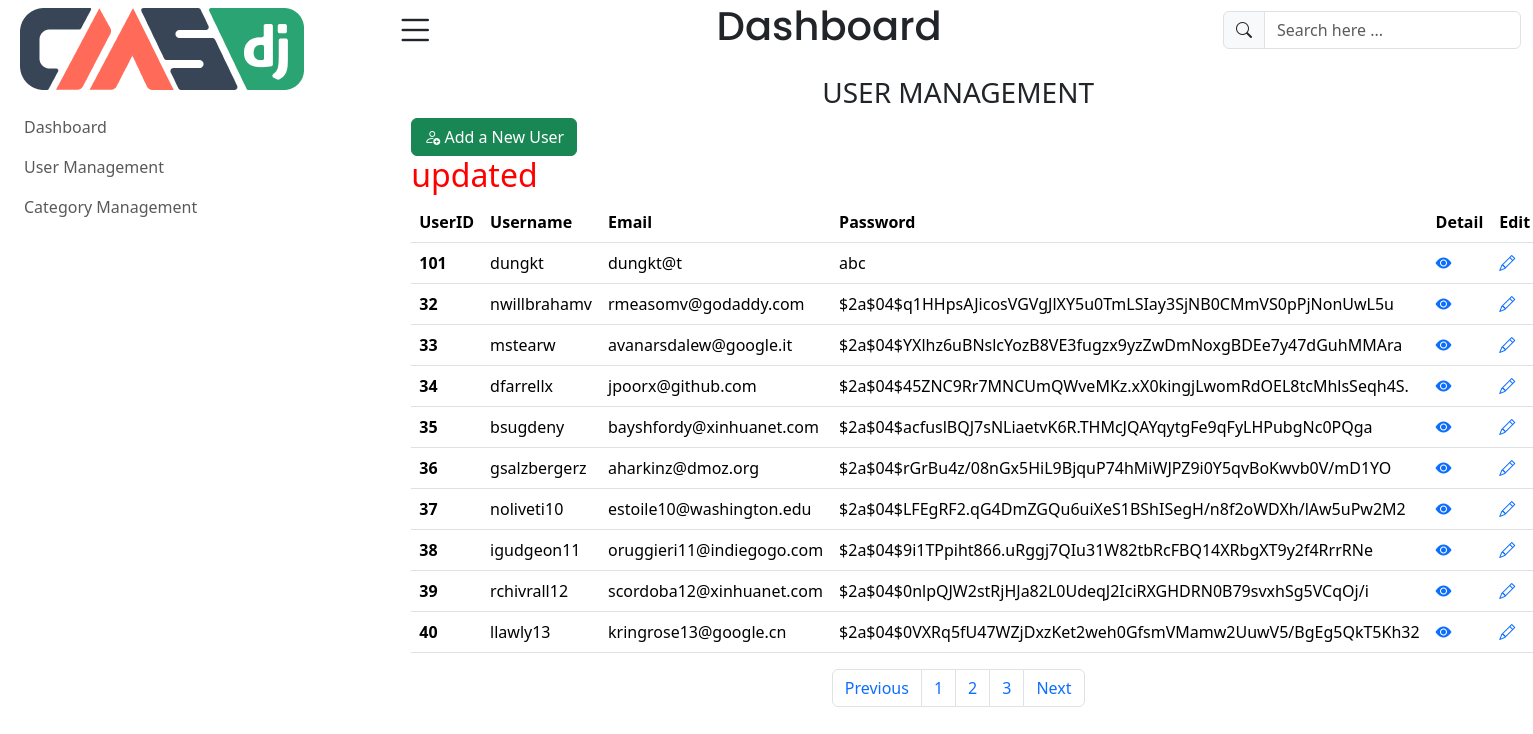
The page /admin/user_management.php?success=updated on the database its author committed.
### tables this page shows
CREATE TABLE IF NOT EXISTS `users` (
  `userid` int(3) unsigned NOT NULL AUTO_INCREMENT,
  `username` varchar(30) NOT NULL,
  `email` varchar(50) NOT NULL,
  `pass` varchar(255) NOT NULL,
  `created_at` datetime DEFAULT current_timestamp(),
  PRIMARY KEY (`userid`),
  UNIQUE KEY `username` (`username`),
  UNIQUE KEY `email` (`email`)
);

### admin/user_management.php (the view, shortened to what this page needs)
<?php
    if(isset($_GET['page'])){
        $page = $_GET['page'];
    }else{
        $page = 1;
    }
    try{
        $conn = new PDO("mysql:host=localhost;dbname=cse", "root","");
        $n = ($page -1) * 10;
        $sql = "SELECT * FROM users ORDER BY created_at DESC LIMIT 10 OFFSET $n";
        $stmt = $conn->prepare($sql);
        $stmt->execute();
        $users = $stmt->fetchAll();
    }catch(PDOException $e){
        echo "Error: ".$e->getMessage();
    }
?>
<!doctype html>
<html lang="en">
<head>
    <link href="https://cdn.jsdelivr.net/npm/bootstrap@5.3.1/dist/css/bootstrap.min.css" rel="stylesheet">
    <link rel="stylesheet" href="https://cdn.jsdelivr.net/npm/bootstrap-icons@1.11.0/font/bootstrap-icons.css">
</head>
<body>
<div class="container-fluid">
    <div class="row">
        <?php
        include "layout/sidebar.php";
        ?>
        <div class="col-md-9 main">
            <?php
            include "layout/header.php";
            ?>
            <div class="main-content vh-100 p-3">
                <h3 class=" text-center text-uppercase">User Management</h3>
                <a href="user_add.php" class="btn btn-success"><i class="bi bi-person-add"></i> Add a New User</a>
                <?php
                     if(isset($_GET['success'])){
                         echo "<h2 style='color:red'>{$_GET['success']}</h2>";
                     }
                ?>
                <table class="table">
                    <thead>
                    <tr>
                        <th scope="col">UserID</th>
                        <th scope="col">Username</th>
                        <th scope="col">Email</th>
                        <th scope="col">Password</th>
                        <th scope="col">Detail</th>
                        <th scope="col">Edit</th>
                    </tr>
                    </thead>
                    <tbody>
                    <?php
                    foreach($users as $user){
                        ?>
                        <tr>
                            <th scope="row">
                                <?= $user[0]; ?>
                            </th>
                            <td>
                                <?= $user[1]; ?>
                            </td>
                            <td>
                                <?= $user[2]; ?>
                            </td>
                            <td>
                                <?= $user[3]; ?>
                            </td>
                            <td>
                                <a href="user_detail.php?id=1">
                                    <i class="bi bi-eye-fill"></i>
                                </a>
                            </td>
                            <td>
                                <a href="user_edit.php?id=<?= $user[0]; ?>">
                                    <i class="bi bi-pencil"></i>
                                </a>
                            </td>
                        </tr>
                        <?php
                    }
                    ?>
                    </tbody>
                </table>
                <div class="d-flex justify-content-center">
                    <nav aria-label="Page navigation example">
                        <ul class="pagination">
                            <li class="page-item"><a class="page-link" href="#">Previous</a></li>
                            <li class="page-item"><a class="page-link" href="user_management.php?page=1">1</a></li>
                            <li class="page-item"><a class="page-link" href="user_management.php?page=2">2</a></li>
                            <li class="page-item"><a class="page-link" href="#">3</a></li>
                            <li class="page-item"><a class="page-link" href="#">Next</a></li>
                        </ul>
                    </nav>
                </div>
            </div>
        </div>
    </div>
</div>
</body>
</html>

### rows shown on the page
users: userid "101", username "dungkt", email "dungkt@t", pass "abc"
users: userid "32", username "nwillbrahamv", email "rmeasomv@godaddy.com", pass "$2a$04$q1HHpsAJicosVGVgJlXY5u0TmLSIay3SjNB0CMmVS0pPjNonUwL5u"
users: userid "33", username "mstearw", email "avanarsdalew@google.it", pass "$2a$04$YXlhz6uBNslcYozB8VE3fugzx9yzZwDmNoxgBDEe7y47dGuhMMAra"
users: userid "34", username "dfarrellx", email "jpoorx@github.com", pass "$2a$04$45ZNC9Rr7MNCUmQWveMKz.xX0kingjLwomRdOEL8tcMhlsSeqh4S."
users: userid "35", username "bsugdeny", email "bayshfordy@xinhuanet.com", pass "$2a$04$acfuslBQJ7sNLiaetvK6R.THMcJQAYqytgFe9qFyLHPubgNc0PQga"
users: userid "36", username "gsalzbergerz", email "aharkinz@dmoz.org", pass "$2a$04$rGrBu4z/08nGx5HiL9BjquP74hMiWJPZ9i0Y5qvBoKwvb0V/mD1YO"
users: userid "37", username "noliveti10", email "estoile10@washington.edu", pass "$2a$04$LFEgRF2.qG4DmZGQu6uiXeS1BShISegH/n8f2oWDXh/lAw5uPw2M2"
users: userid "38", username "igudgeon11", email "oruggieri11@indiegogo.com", pass "$2a$04$9i1TPpiht866.uRggj7QIu31W82tbRcFBQ14XRbgXT9y2f4RrrRNe"
users: userid "39", username "rchivrall12", email "scordoba12@xinhuanet.com", pass "$2a$04$0nlpQJW2stRjHJa82L0UdeqJ2IciRXGHDRN0B79svxhSg5VCqOj/i"
users: userid "40", username "llawly13", email "kringrose13@google.cn", pass "$2a$04$0VXRq5fU47WZjDxzKet2weh0GfsmVMamw2UuwV5/BgEg5QkT5Kh32"

### other values the page prints
$_GET['success'] "updated"
